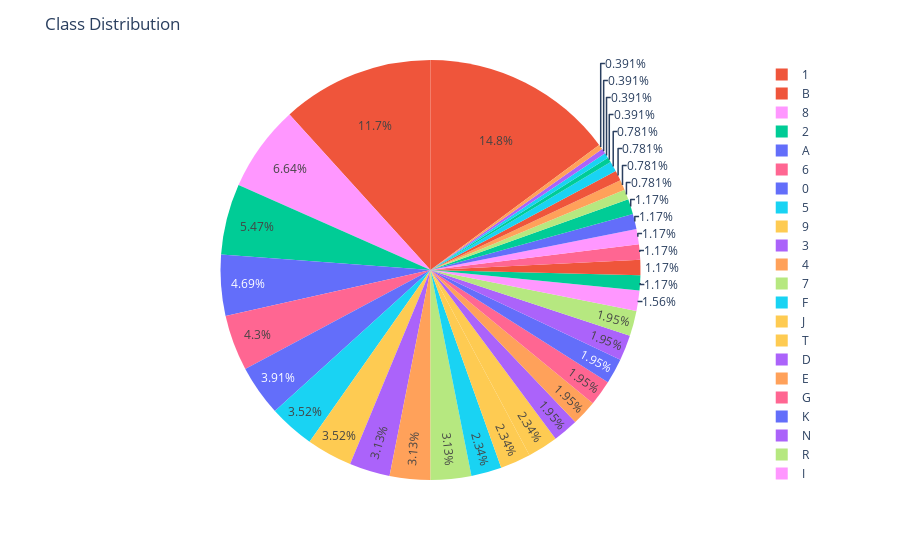
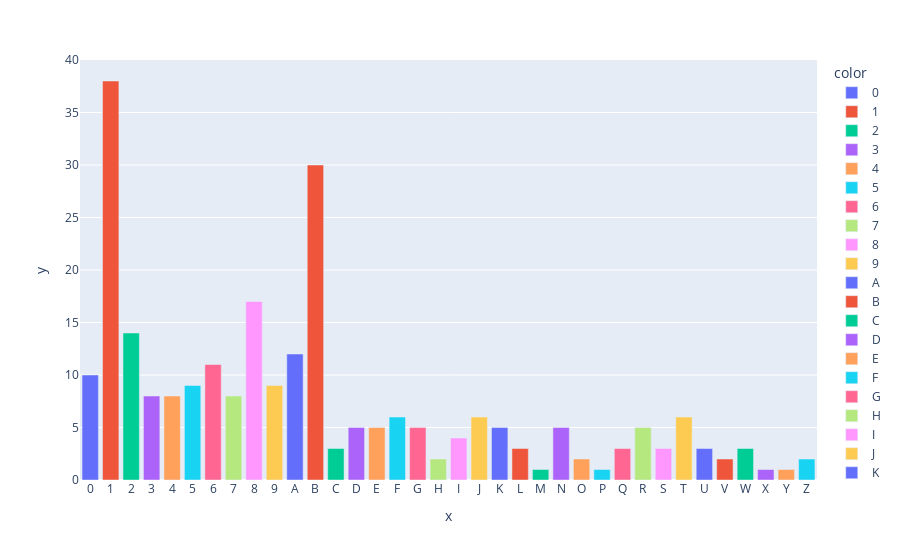

The cell these charts' notebook holds for them, in order:
### Code cell
data_dir = '../yolov8-dataset-v2-extracted/balanced/test/'

show_distribution(data_dir)

### Figure 1 — Plotly figure (JSON) as saved in the notebook; plotly's stock layout.template omitted (floating-point values rounded to 4 significant figures)
{"data": [{"customdata": [["0"], ["1"], ["2"], ["3"], ["4"], ["5"], ["6"], ["7"], ["8"], ["9"], ["A"], ["B"], ["C"], ["D"], ["E"], ["F"], ["G"], ["H"], ["I"], ["J"], ["K"], ["L"], ["M"], ["N"], ["O"], ["P"], ["Q"], ["R"], ["S"], ["T"], ["U"], ["V"], ["W"], ["X"], ["Y"], ["Z"]], "domain": {"x": [0, 1], "y": [0, 1]}, "hovertemplate": "label=%{label}<br>value=%{value}<br>color=%{customdata[0]}<extra></extra>", "labels": ["0", "1", "2", "3", "4", "5", "6", "7", "8", "9", "A", "B", "C", "D", "E", "F", "G", "H", "I", "J", "K", "L", "M", "N", "O", "P", "Q", "R", "S", "T", "U", "V", "W", "X", "Y", "Z"], "legendgroup": "", "marker": {"colors": ["#636efa", "#EF553B", "#00cc96", "#ab63fa", "#FFA15A", "#19d3f3", "#FF6692", "#B6E880", "#FF97FF", "#FECB52", "#636efa", "#EF553B", "#00cc96", "#ab63fa", "#FFA15A", "#19d3f3", "#FF6692", "#B6E880", "#FF97FF", "#FECB52", "#636efa", "#EF553B", "#00cc96", "#ab63fa", "#FFA15A", "#19d3f3", "#FF6692", "#B6E880", "#FF97FF", "#FECB52", "#636efa", "#EF553B", "#00cc96", "#ab63fa", "#FFA15A", "#19d3f3"]}, "name": "", "showlegend": true, "type": "pie", "values": [10, 38, 14, 8, 8, 9, 11, 8, 17, 9, 12, 30, 3, 5, 5, 6, 5, 2, 4, 6, 5, 3, 1, 5, 2, 1, 3, 5, 3, 6, 3, 2, 3, 1, 1, 2]}], "layout": {"legend": {"tracegroupgap": 0}, "margin": {"t": 60}, "title": {"text": "Class Distribution"}}}

### Figure 2 — Plotly figure (JSON) as saved in the notebook; plotly's stock layout.template omitted (floating-point values rounded to 4 significant figures)
{"data": [{"alignmentgroup": "True", "hovertemplate": "color=0<br>x=%{x}<br>y=%{y}<extra></extra>", "legendgroup": "0", "marker": {"color": "#636efa", "pattern": {"shape": ""}}, "name": "0", "offsetgroup": "0", "orientation": "v", "showlegend": true, "textposition": "auto", "type": "bar", "x": ["0"], "xaxis": "x", "y": [10], "yaxis": "y"}, {"alignmentgroup": "True", "hovertemplate": "color=1<br>x=%{x}<br>y=%{y}<extra></extra>", "legendgroup": "1", "marker": {"color": "#EF553B", "pattern": {"shape": ""}}, "name": "1", "offsetgroup": "1", "orientation": "v", "showlegend": true, "textposition": "auto", "type": "bar", "x": ["1"], "xaxis": "x", "y": [38], "yaxis": "y"}, {"alignmentgroup": "True", "hovertemplate": "color=2<br>x=%{x}<br>y=%{y}<extra></extra>", "legendgroup": "2", "marker": {"color": "#00cc96", "pattern": {"shape": ""}}, "name": "2", "offsetgroup": "2", "orientation": "v", "showlegend": true, "textposition": "auto", "type": "bar", "x": ["2"], "xaxis": "x", "y": [14], "yaxis": "y"}, {"alignmentgroup": "True", "hovertemplate": "color=3<br>x=%{x}<br>y=%{y}<extra></extra>", "legendgroup": "3", "marker": {"color": "#ab63fa", "pattern": {"shape": ""}}, "name": "3", "offsetgroup": "3", "orientation": "v", "showlegend": true, "textposition": "auto", "type": "bar", "x": ["3"], "xaxis": "x", "y": [8], "yaxis": "y"}, {"alignmentgroup": "True", "hovertemplate": "color=4<br>x=%{x}<br>y=%{y}<extra></extra>", "legendgroup": "4", "marker": {"color": "#FFA15A", "pattern": {"shape": ""}}, "name": "4", "offsetgroup": "4", "orientation": "v", "showlegend": true, "textposition": "auto", "type": "bar", "x": ["4"], "xaxis": "x", "y": [8], "yaxis": "y"}, {"alignmentgroup": "True", "hovertemplate": "color=5<br>x=%{x}<br>y=%{y}<extra></extra>", "legendgroup": "5", "marker": {"color": "#19d3f3", "pattern": {"shape": ""}}, "name": "5", "offsetgroup": "5", "orientation": "v", "showlegend": true, "textposition": "auto", "type": "bar", "x": ["5"], "xaxis": "x", "y": [9], "yaxis": "y"}, {"alignmentgroup": "True", "hovertemplate": "color=6<br>x=%{x}<br>y=%{y}<extra></extra>", "legendgroup": "6", "marker": {"color": "#FF6692", "pattern": {"shape": ""}}, "name": "6", "offsetgroup": "6", "orientation": "v", "showlegend": true, "textposition": "auto", "type": "bar", "x": ["6"], "xaxis": "x", "y": [11], "yaxis": "y"}, {"alignmentgroup": "True", "hovertemplate": "color=7<br>x=%{x}<br>y=%{y}<extra></extra>", "legendgroup": "7", "marker": {"color": "#B6E880", "pattern": {"shape": ""}}, "name": "7", "offsetgroup": "7", "orientation": "v", "showlegend": true, "textposition": "auto", "type": "bar", "x": ["7"], "xaxis": "x", "y": [8], "yaxis": "y"}, {"alignmentgroup": "True", "hovertemplate": "color=8<br>x=%{x}<br>y=%{y}<extra></extra>", "legendgroup": "8", "marker": {"color": "#FF97FF", "pattern": {"shape": ""}}, "name": "8", "offsetgroup": "8", "orientation": "v", "showlegend": true, "textposition": "auto", "type": "bar", "x": ["8"], "xaxis": "x", "y": [17], "yaxis": "y"}, {"alignmentgroup": "True", "hovertemplate": "color=9<br>x=%{x}<br>y=%{y}<extra></extra>", "legendgroup": "9", "marker": {"color": "#FECB52", "pattern": {"shape": ""}}, "name": "9", "offsetgroup": "9", "orientation": "v", "showlegend": true, "textposition": "auto", "type": "bar", "x": ["9"], "xaxis": "x", "y": [9], "yaxis": "y"}, {"alignmentgroup": "True", "hovertemplate": "color=A<br>x=%{x}<br>y=%{y}<extra></extra>", "legendgroup": "A", "marker": {"color": "#636efa", "pattern": {"shape": ""}}, "name": "A", "offsetgroup": "A", "orientation": "v", "showlegend": true, "textposition": "auto", "type": "bar", "x": ["A"], "xaxis": "x", "y": [12], "yaxis": "y"}, {"alignmentgroup": "True", "hovertemplate": "color=B<br>x=%{x}<br>y=%{y}<extra></extra>", "legendgroup": "B", "marker": {"color": "#EF553B", "pattern": {"shape": ""}}, "name": "B", "offsetgroup": "B", "orientation": "v", "showlegend": true, "textposition": "auto", "type": "bar", "x": ["B"], "xaxis": "x", "y": [30], "yaxis": "y"}, {"alignmentgroup": "True", "hovertemplate": "color=C<br>x=%{x}<br>y=%{y}<extra></extra>", "legendgroup": "C", "marker": {"color": "#00cc96", "pattern": {"shape": ""}}, "name": "C", "offsetgroup": "C", "orientation": "v", "showlegend": true, "textposition": "auto", "type": "bar", "x": ["C"], "xaxis": "x", "y": [3], "yaxis": "y"}, {"alignmentgroup": "True", "hovertemplate": "color=D<br>x=%{x}<br>y=%{y}<extra></extra>", "legendgroup": "D", "marker": {"color": "#ab63fa", "pattern": {"shape": ""}}, "name": "D", "offsetgroup": "D", "orientation": "v", "showlegend": true, "textposition": "auto", "type": "bar", "x": ["D"], "xaxis": "x", "y": [5], "yaxis": "y"}, {"alignmentgroup": "True", "hovertemplate": "color=E<br>x=%{x}<br>y=%{y}<extra></extra>", "legendgroup": "E", "marker": {"color": "#FFA15A", "pattern": {"shape": ""}}, "name": "E", "offsetgroup": "E", "orientation": "v", "showlegend": true, "textposition": "auto", "type": "bar", "x": ["E"], "xaxis": "x", "y": [5], "yaxis": "y"}, {"alignmentgroup": "True", "hovertemplate": "color=F<br>x=%{x}<br>y=%{y}<extra></extra>", "legendgroup": "F", "marker": {"color": "#19d3f3", "pattern": {"shape": ""}}, "name": "F", "offsetgroup": "F", "orientation": "v", "showlegend": true, "textposition": "auto", "type": "bar", "x": ["F"], "xaxis": "x", "y": [6], "yaxis": "y"}, {"alignmentgroup": "True", "hovertemplate": "color=G<br>x=%{x}<br>y=%{y}<extra></extra>", "legendgroup": "G", "marker": {"color": "#FF6692", "pattern": {"shape": ""}}, "name": "G", "offsetgroup": "G", "orientation": "v", "showlegend": true, "textposition": "auto", "type": "bar", "x": ["G"], "xaxis": "x", "y": [5], "yaxis": "y"}, {"alignmentgroup": "True", "hovertemplate": "color=H<br>x=%{x}<br>y=%{y}<extra></extra>", "legendgroup": "H", "marker": {"color": "#B6E880", "pattern": {"shape": ""}}, "name": "H", "offsetgroup": "H", "orientation": "v", "showlegend": true, "textposition": "auto", "type": "bar", "x": ["H"], "xaxis": "x", "y": [2], "yaxis": "y"}, {"alignmentgroup": "True", "hovertemplate": "color=I<br>x=%{x}<br>y=%{y}<extra></extra>", "legendgroup": "I", "marker": {"color": "#FF97FF", "pattern": {"shape": ""}}, "name": "I", "offsetgroup": "I", "orientation": "v", "showlegend": true, "textposition": "auto", "type": "bar", "x": ["I"], "xaxis": "x", "y": [4], "yaxis": "y"}, {"alignmentgroup": "True", "hovertemplate": "color=J<br>x=%{x}<br>y=%{y}<extra></extra>", "legendgroup": "J", "marker": {"color": "#FECB52", "pattern": {"shape": ""}}, "name": "J", "offsetgroup": "J", "orientation": "v", "showlegend": true, "textposition": "auto", "type": "bar", "x": ["J"], "xaxis": "x", "y": [6], "yaxis": "y"}, {"alignmentgroup": "True", "hovertemplate": "color=K<br>x=%{x}<br>y=%{y}<extra></extra>", "legendgroup": "K", "marker": {"color": "#636efa", "pattern": {"shape": ""}}, "name": "K", "offsetgroup": "K", "orientation": "v", "showlegend": true, "textposition": "auto", "type": "bar", "x": ["K"], "xaxis": "x", "y": [5], "yaxis": "y"}, {"alignmentgroup": "True", "hovertemplate": "color=L<br>x=%{x}<br>y=%{y}<extra></extra>", "legendgroup": "L", "marker": {"color": "#EF553B", "pattern": {"shape": ""}}, "name": "L", "offsetgroup": "L", "orientation": "v", "showlegend": true, "textposition": "auto", "type": "bar", "x": ["L"], "xaxis": "x", "y": [3], "yaxis": "y"}, {"alignmentgroup": "True", "hovertemplate": "color=M<br>x=%{x}<br>y=%{y}<extra></extra>", "legendgroup": "M", "marker": {"color": "#00cc96", "pattern": {"shape": ""}}, "name": "M", "offsetgroup": "M", "orientation": "v", "showlegend": true, "textposition": "auto", "type": "bar", "x": ["M"], "xaxis": "x", "y": [1], "yaxis": "y"}, {"alignmentgroup": "True", "hovertemplate": "color=N<br>x=%{x}<br>y=%{y}<extra></extra>", "legendgroup": "N", "marker": {"color": "#ab63fa", "pattern": {"shape": ""}}, "name": "N", "offsetgroup": "N", "orientation": "v", "showlegend": true, "textposition": "auto", "type": "bar", "x": ["N"], "xaxis": "x", "y": [5], "yaxis": "y"}, {"alignmentgroup": "True", "hovertemplate": "color=O<br>x=%{x}<br>y=%{y}<extra></extra>", "legendgroup": "O", "marker": {"color": "#FFA15A", "pattern": {"shape": ""}}, "name": "O", "offsetgroup": "O", "orientation": "v", "showlegend": true, "textposition": "auto", "type": "bar", "x": ["O"], "xaxis": "x", "y": [2], "yaxis": "y"}, {"alignmentgroup": "True", "hovertemplate": "color=P<br>x=%{x}<br>y=%{y}<extra></extra>", "legendgroup": "P", "marker": {"color": "#19d3f3", "pattern": {"shape": ""}}, "name": "P", "offsetgroup": "P", "orientation": "v", "showlegend": true, "textposition": "auto", "type": "bar", "x": ["P"], "xaxis": "x", "y": [1], "yaxis": "y"}, {"alignmentgroup": "True", "hovertemplate": "color=Q<br>x=%{x}<br>y=%{y}<extra></extra>", "legendgroup": "Q", "marker": {"color": "#FF6692", "pattern": {"shape": ""}}, "name": "Q", "offsetgroup": "Q", "orientation": "v", "showlegend": true, "textposition": "auto", "type": "bar", "x": ["Q"], "xaxis": "x", "y": [3], "yaxis": "y"}, {"alignmentgroup": "True", "hovertemplate": "color=R<br>x=%{x}<br>y=%{y}<extra></extra>", "legendgroup": "R", "marker": {"color": "#B6E880", "pattern": {"shape": ""}}, "name": "R", "offsetgroup": "R", "orientation": "v", "showlegend": true, "textposition": "auto", "type": "bar", "x": ["R"], "xaxis": "x", "y": [5], "yaxis": "y"}, {"alignmentgroup": "True", "hovertemplate": "color=S<br>x=%{x}<br>y=%{y}<extra></extra>", "legendgroup": "S", "marker": {"color": "#FF97FF", "pattern": {"shape": ""}}, "name": "S", "offsetgroup": "S", "orientation": "v", "showlegend": true, "textposition": "auto", "type": "bar", "x": ["S"], "xaxis": "x", "y": [3], "yaxis": "y"}, {"alignmentgroup": "True", "hovertemplate": "color=T<br>x=%{x}<br>y=%{y}<extra></extra>", "legendgroup": "T", "marker": {"color": "#FECB52", "pattern": {"shape": ""}}, "name": "T", "offsetgroup": "T", "orientation": "v", "showlegend": true, "textposition": "auto", "type": "bar", "x": ["T"], "xaxis": "x", "y": [6], "yaxis": "y"}, {"alignmentgroup": "True", "hovertemplate": "color=U<br>x=%{x}<br>y=%{y}<extra></extra>", "legendgroup": "U", "marker": {"color": "#636efa", "pattern": {"shape": ""}}, "name": "U", "offsetgroup": "U", "orientation": "v", "showlegend": true, "textposition": "auto", "type": "bar", "x": ["U"], "xaxis": "x", "y": [3], "yaxis": "y"}, {"alignmentgroup": "True", "hovertemplate": "color=V<br>x=%{x}<br>y=%{y}<extra></extra>", "legendgroup": "V", "marker": {"color": "#EF553B", "pattern": {"shape": ""}}, "name": "V", "offsetgroup": "V", "orientation": "v", "showlegend": true, "textposition": "auto", "type": "bar", "x": ["V"], "xaxis": "x", "y": [2], "yaxis": "y"}, {"alignmentgroup": "True", "hovertemplate": "color=W<br>x=%{x}<br>y=%{y}<extra></extra>", "legendgroup": "W", "marker": {"color": "#00cc96", "pattern": {"shape": ""}}, "name": "W", "offsetgroup": "W", "orientation": "v", "showlegend": true, "textposition": "auto", "type": "bar", "x": ["W"], "xaxis": "x", "y": [3], "yaxis": "y"}, {"alignmentgroup": "True", "hovertemplate": "color=X<br>x=%{x}<br>y=%{y}<extra></extra>", "legendgroup": "X", "marker": {"color": "#ab63fa", "pattern": {"shape": ""}}, "name": "X", "offsetgroup": "X", "orientation": "v", "showlegend": true, "textposition": "auto", "type": "bar", "x": ["X"], "xaxis": "x", "y": [1], "yaxis": "y"}, {"alignmentgroup": "True", "hovertemplate": "color=Y<br>x=%{x}<br>y=%{y}<extra></extra>", "legendgroup": "Y", "marker": {"color": "#FFA15A", "pattern": {"shape": ""}}, "name": "Y", "offsetgroup": "Y", "orientation": "v", "showlegend": true, "textposition": "auto", "type": "bar", "x": ["Y"], "xaxis": "x", "y": [1], "yaxis": "y"}, {"alignmentgroup": "True", "hovertemplate": "color=Z<br>x=%{x}<br>y=%{y}<extra></extra>", "legendgroup": "Z", "marker": {"color": "#19d3f3", "pattern": {"shape": ""}}, "name": "Z", "offsetgroup": "Z", "orientation": "v", "showlegend": true, "textposition": "auto", "type": "bar", "x": ["Z"], "xaxis": "x", "y": [2], "yaxis": "y"}], "layout": {"barmode": "relative", "legend": {"title": {"text": "color"}, "tracegroupgap": 0}, "margin": {"t": 60}, "xaxis": {"anchor": "y", "domain": [0, 1], "title": {"text": "x"}}, "yaxis": {"anchor": "x", "domain": [0, 1], "title": {"text": "y"}}}}
